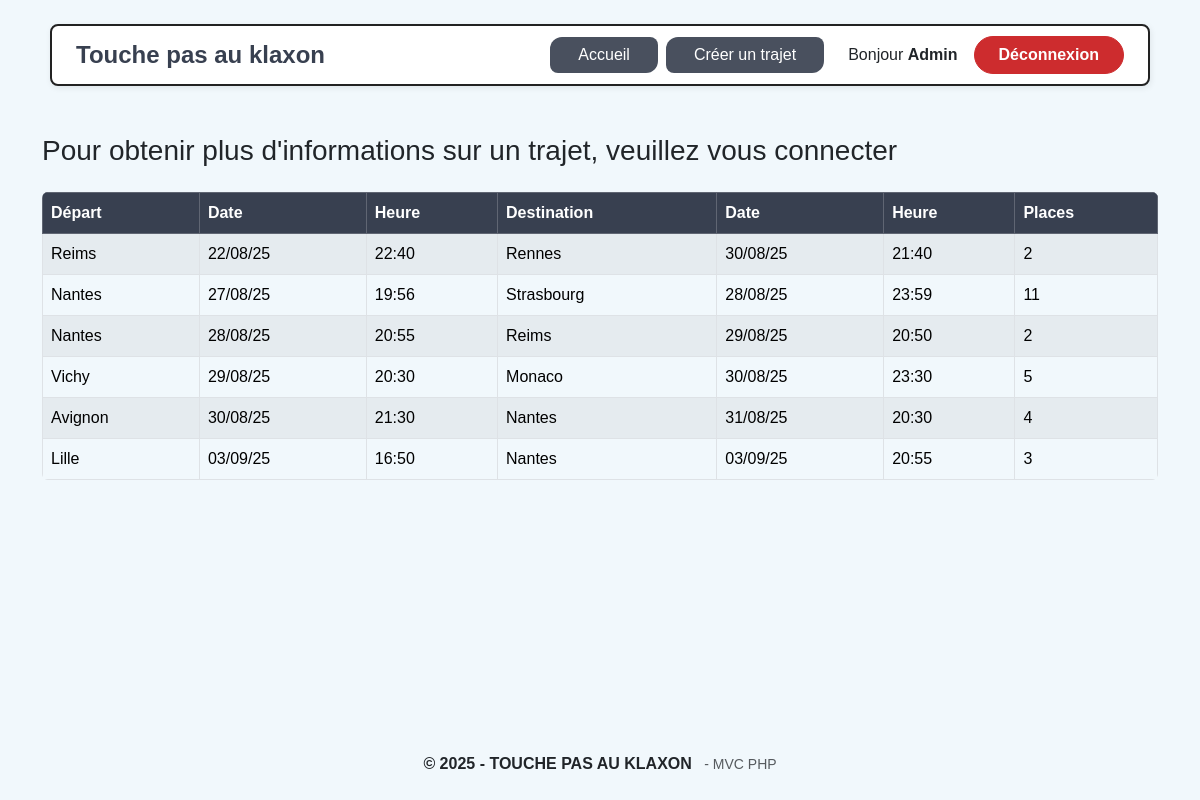
Page /public/index.php (signed in) on the committed database.
### tables this page shows
CREATE TABLE `trajet` (
  `id_trajet` int(11) NOT NULL AUTO_INCREMENT,
  `id_agence_depart` int(11) NOT NULL,
  `id_agence_arrivee` int(11) NOT NULL,
  `date_heure_depart` datetime NOT NULL,
  `date_heure_arrivee` datetime NOT NULL,
  `nb_places_total` int(11) NOT NULL,
  `nb_places_dispo` int(11) NOT NULL,
  `id_contact` int(11) NOT NULL,
  `id_createur` int(11) NOT NULL,
  PRIMARY KEY (`id_trajet`),
  KEY `id_agence_depart` (`id_agence_depart`),
  KEY `id_agence_arrivee` (`id_agence_arrivee`),
  KEY `id_contact` (`id_contact`),
  KEY `id_createur` (`id_createur`),
  CONSTRAINT `trajet_ibfk_1` FOREIGN KEY (`id_agence_depart`) REFERENCES `agence` (`id_agence`),
  CONSTRAINT `trajet_ibfk_2` FOREIGN KEY (`id_agence_arrivee`) REFERENCES `agence` (`id_agence`),
  CONSTRAINT `trajet_ibfk_3` FOREIGN KEY (`id_contact`) REFERENCES `utilisateur` (`id_user`),
  CONSTRAINT `trajet_ibfk_4` FOREIGN KEY (`id_createur`) REFERENCES `utilisateur` (`id_user`)
);

CREATE TABLE `agence` (
  `id_agence` int(11) NOT NULL AUTO_INCREMENT,
  `nom` varchar(100) NOT NULL,
  PRIMARY KEY (`id_agence`),
  UNIQUE KEY `nom` (`nom`)
);

### app/Controllers/HomeController.php (called while the page is built, shortened)
<?php
require_once __DIR__ . '/../Models/TrajetModel.php';
class HomeController
{
    public function index()
    {
        $trajets = TrajetModel::getTrajetsDisponibles();
        require __DIR__ . '/../Views/home.php';
    }
}

### app/Models/TrajetModel.php (called while the page is built, shortened)
<?php
class TrajetModel
{
    public static function getTrajetsDisponibles(): array
    {
        $pdo = Database::getInstance();
        $now = date('Y-m-d H:i:s');
        $sql = "SELECT
                    ad.nom AS depart,
                    t.date_heure_depart,
                    aa.nom AS arrivee,
                    t.date_heure_arrivee,
                    t.nb_places_dispo
                FROM trajet t
                JOIN agence ad ON t.id_agence_depart = ad.id_agence
                JOIN agence aa ON t.id_agence_arrivee = aa.id_agence
                WHERE t.date_heure_depart > ? AND t.nb_places_dispo > 0
                ORDER BY t.date_heure_depart ASC";
        $stmt = $pdo->prepare($sql);
        $stmt->execute([$now]);
        return $stmt->fetchAll(PDO::FETCH_ASSOC);
    }
}

### app/Views/home.php (the view)
<?php require __DIR__ . '/layouts/header.php'; ?>
<div class="container mt-4">
    <h3 class="mb-4" style="font-family:inherit;">
        Pour obtenir plus d'informations sur un trajet, veuillez vous connecter
    </h3>
    <div class="table-responsive">
      <table class="table table-bordered table-striped table-hover align-middle rounded overflow-hidden">
        <thead class="table-dark">
          <tr>
            <th>Départ</th>
            <th>Date</th>
            <th>Heure</th>
            <th>Destination</th>
            <th>Date</th>
            <th>Heure</th>
            <th>Places</th>
          </tr>
        </thead>
        <tbody>
          <?php
          if (!empty($trajets)): ?>
            <?php foreach ($trajets as $t):
              $dateDep  = date('d/m/y', strtotime($t['date_heure_depart']));
              $heureDep = date('H:i', strtotime($t['date_heure_depart']));
              $dateArr  = date('d/m/y', strtotime($t['date_heure_arrivee']));
              $heureArr = date('H:i', strtotime($t['date_heure_arrivee']));
            ?>
            <tr>
              <td><?= htmlspecialchars($t['depart']) ?></td>
              <td><?= $dateDep ?></td>
              <td><?= $heureDep ?></td>
              <td><?= htmlspecialchars($t['arrivee']) ?></td>
              <td><?= $dateArr ?></td>
              <td><?= $heureArr ?></td>
              <td><?= (int)$t['nb_places_dispo'] ?></td>
            </tr>
            <?php endforeach; ?>
          <?php else: ?>
            <tr>
              <td colspan="7" class="text-center">Aucun trajet disponible</td>
            </tr>
          <?php endif; ?>
        </tbody>
      </table>
    </div>
</div>
<?php require __DIR__ . '/layouts/footer.php'; ?>

### rows in the picture
trajet: id_agence_depart.nom "Reims", date_heure_depart "22/08/25", date_heure_depart "22:40", id_agence_arrivee.nom "Rennes", date_heure_arrivee "30/08/25", date_heure_arrivee "21:40", nb_places_dispo "2"
trajet: id_agence_depart.nom "Nantes", date_heure_depart "27/08/25", date_heure_depart "19:56", id_agence_arrivee.nom "Strasbourg", date_heure_arrivee "28/08/25", date_heure_arrivee "23:59", nb_places_dispo "11"
trajet: id_agence_depart.nom "Nantes", date_heure_depart "28/08/25", date_heure_depart "20:55", id_agence_arrivee.nom "Reims", date_heure_arrivee "29/08/25", date_heure_arrivee "20:50", nb_places_dispo "2"
trajet: id_agence_depart.nom "Vichy", date_heure_depart "29/08/25", date_heure_depart "20:30", id_agence_arrivee.nom "Monaco", date_heure_arrivee "30/08/25", date_heure_arrivee "23:30", nb_places_dispo "5"
trajet: id_agence_depart.nom "Avignon", date_heure_depart "30/08/25", date_heure_depart "21:30", id_agence_arrivee.nom "Nantes", date_heure_arrivee "31/08/25", date_heure_arrivee "20:30", nb_places_dispo "4"
trajet: id_agence_depart.nom "Lille", date_heure_depart "03/09/25", date_heure_depart "16:50", id_agence_arrivee.nom "Nantes", date_heure_arrivee "03/09/25", date_heure_arrivee "20:55", nb_places_dispo "3"

### other values in the picture
$_SESSION['user']['prenom'] "Admin"
